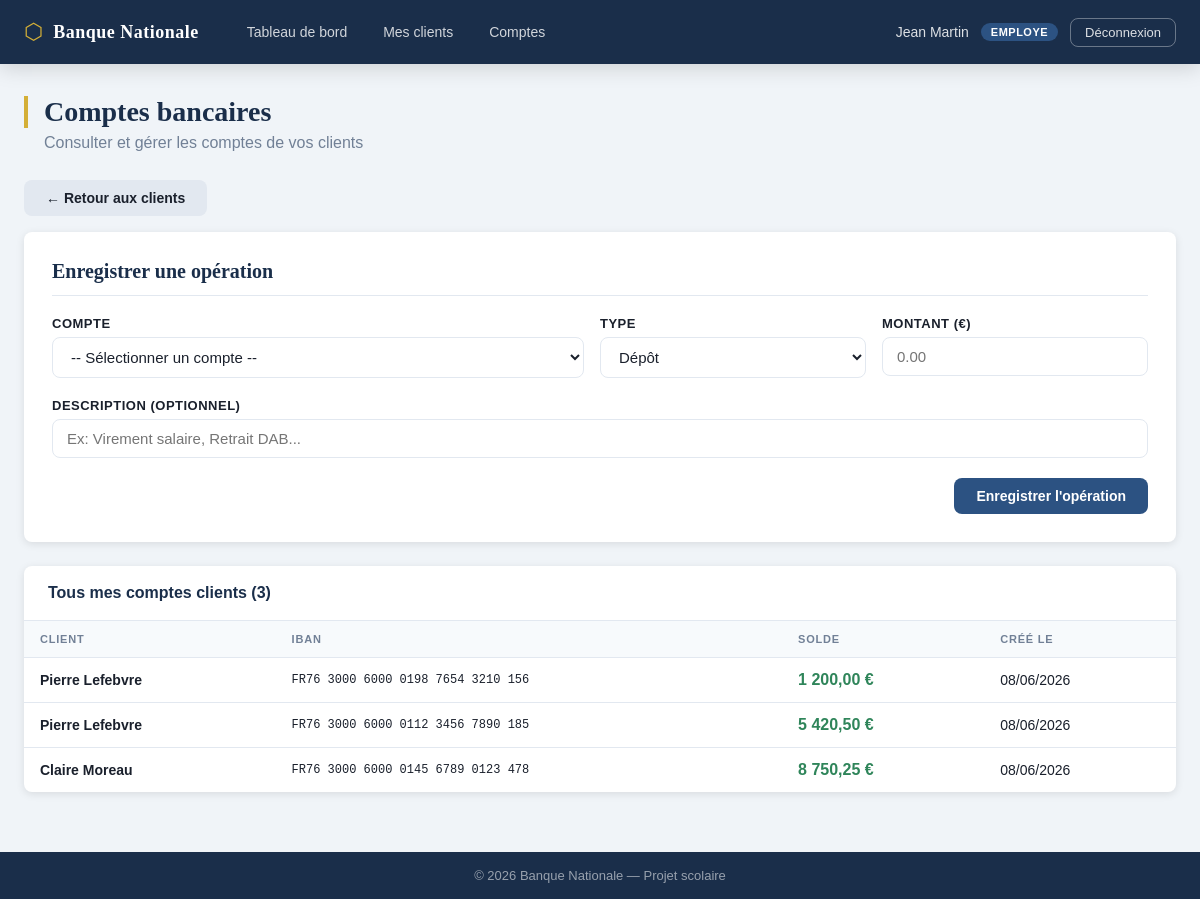
Screenshot of /employe/comptes.php (signed in) with the database file from the repository.
### tables this page shows
CREATE TABLE comptes (
    id          INT AUTO_INCREMENT PRIMARY KEY,
    client_id   INT NOT NULL,
    iban        VARCHAR(34) NOT NULL UNIQUE,
    solde       DECIMAL(15,2) NOT NULL DEFAULT 0.00,
    created_at  DATETIME DEFAULT CURRENT_TIMESTAMP,
    FOREIGN KEY (client_id) REFERENCES clients(id) ON DELETE CASCADE
);

CREATE TABLE utilisateurs (
    id          INT AUTO_INCREMENT PRIMARY KEY,
    nom         VARCHAR(100) NOT NULL,
    prenom      VARCHAR(100) NOT NULL,
    email       VARCHAR(150) NOT NULL UNIQUE,
    mot_de_passe VARCHAR(255) NOT NULL,    
    role        ENUM('admin', 'employe', 'client') NOT NULL DEFAULT 'client',
    created_at  DATETIME DEFAULT CURRENT_TIMESTAMP
);

### employe/comptes.php (the view, shortened to what this page needs)
<?php
require_once '../config/database.php';
$req_employe = $pdo->prepare("SELECT id FROM employes WHERE utilisateur_id = ?");
$req_employe->execute([$_SESSION['utilisateur_id']]);
$employe = $req_employe->fetch();
$employe_id = $employe['id'];
$client_id_filtre = isset($_GET['client_id']) ? (int) $_GET['client_id'] : null;
if ($client_id_filtre) {
    $req_check_client = $pdo->prepare("SELECT id FROM clients WHERE id = ? AND employe_id = ?");
    $req_check_client->execute([$client_id_filtre, $employe_id]);
    if (!$req_check_client->fetch()) {
        header('Location: /banque/employe/clients.php');
        exit();
    }
    $req_comptes = $pdo->prepare("
        SELECT
            co.id AS compte_id,
            co.iban,
            co.solde,
            co.created_at,
            u.nom,
            u.prenom,
            cl.id AS client_id
        FROM comptes co
        JOIN clients cl ON co.client_id = cl.id
        JOIN utilisateurs u ON cl.utilisateur_id = u.id
        WHERE cl.employe_id = ? AND cl.id = ?
        ORDER BY u.nom
    ");
    $req_comptes->execute([$employe_id, $client_id_filtre]);
} else {
    $req_comptes = $pdo->prepare("
        SELECT
            co.id AS compte_id,
            co.iban,
            co.solde,
            co.created_at,
            u.nom,
            u.prenom,
            cl.id AS client_id
        FROM comptes co
        JOIN clients cl ON co.client_id = cl.id
        JOIN utilisateurs u ON cl.utilisateur_id = u.id
        WHERE cl.employe_id = ?
        ORDER BY u.nom
    ");
    $req_comptes->execute([$employe_id]);
}
$liste_comptes = $req_comptes->fetchAll();
include '../includes/header.php';
?>
<div class="page-titre">
    <h1>Comptes bancaires</h1>
    <p>Consulter et gérer les comptes de vos clients</p>
</div>
<a href="/banque/employe/clients.php" class="btn btn-neutre marge-bas" style="display: inline-block;">
    ← Retour aux clients
</a>
<div class="carte">
    <h2>Enregistrer une opération</h2>
    <form method="POST" action="/banque/employe/comptes.php<?php echo $client_id_filtre ? '?client_id='.$client_id_filtre : ''; ?>">
        <div style="display: grid; grid-template-columns: 2fr 1fr 1fr; gap: 16px;">
            <div class="form-group">
                <label>Compte</label>
                <select name="compte_id" required>
                    <option value="">-- Sélectionner un compte --</option>
                </select>
            </div>
            <div class="form-group">
                <label>Type</label>
                <select name="type_operation" required>
                    <option value="depot">Dépôt</option>
                </select>
            </div>
            <div class="form-group">
                <label>Montant (€)</label>
                <input type="number" name="montant" min="0.01" step="0.01" placeholder="0.00" required>
            </div>
        </div>
        <div class="form-group">
            <label>Description (optionnel)</label>
            <input type="text" name="description" placeholder="Ex: Virement salaire, Retrait DAB...">
        </div>
        <div class="flex-droite">
            <button type="submit" class="btn btn-principal">Enregistrer l'opération</button>
        </div>
    </form>
</div>
<div class="tableau-conteneur">
    <div class="tableau-entete">
        <h2>
            <?php if ($client_id_filtre): ?>
                Comptes du client sélectionné
            <?php else: ?>
                Tous mes comptes clients (<?php echo count($liste_comptes); ?>)
            <?php endif; ?>
        </h2>
    </div>
    <?php if (count($liste_comptes) === 0): ?>
        <div style="padding: 32px; text-align: center; color: #718096;">
            Aucun compte trouvé.
        </div>
    <?php else: ?>
    <table>
        <thead>
            <tr>
                <th>Client</th>
                <th>IBAN</th>
                <th>Solde</th>
                <th>Créé le</th>
            </tr>
        </thead>
        <tbody>
            <?php foreach ($liste_comptes as $compte): ?>
            <tr>
                <td><strong><?php echo htmlspecialchars($compte['prenom'] . ' ' . $compte['nom']); ?></strong></td>
                <td style="font-family: monospace; font-size: 12px;"><?php echo htmlspecialchars($compte['iban']); ?></td>
                <td>
                    <span class="<?php echo $compte['solde'] >= 0 ? 'solde-positif' : 'solde-negatif'; ?>" style="font-weight: bold; font-size: 16px;">
                        <?php echo number_format($compte['solde'], 2, ',', ' '); ?> €
                    </span>
                </td>
                <td><?php echo date('d/m/Y', strtotime($compte['created_at'])); ?></td>
            </tr>
            <?php endforeach; ?>
        </tbody>
    </table>
    <?php endif; ?>
</div>
<?php include '../includes/footer.php'; ?>

### css/style.css (style rules this page uses)
:root { --couleur-principale: #1a2e4a; --couleur-secondaire: #2c5282; --couleur-accent: #d4af37; --couleur-fond: #f0f4f8; --couleur-blanc: #ffffff; --couleur-texte: #1a202c; --couleur-texte-clair: #718096; --couleur-succes: #2f855a; --couleur-danger: #c53030; --couleur-avertissement:#b7791f; --couleur-info: #2b6cb0; --couleur-bordure: #e2e8f0; --ombre: 0 2px 8px rgba(0,0,0,0.10); --ombre-forte: 0 4px 20px rgba(0,0,0,0.15); --rayon: 8px; --font-principale: 'Georgia', 'Times New Roman', serif; --font-interface: 'Trebuchet MS', 'Gill Sans', sans-serif; }
*, *::before, *::after { box-sizing: border-box; margin: 0; padding: 0; }
html { font-size: 16px; }
body { font-family: var(--font-interface); background-color: var(--couleur-fond); color: var(--couleur-texte); min-height: 100vh; display: flex; flex-direction: column; }
.form-group { margin-bottom: 20px; }
.form-group label { display: block; font-size: 13px; font-weight: bold; color: var(--couleur-texte); margin-bottom: 6px; text-transform: uppercase; letter-spacing: 0.5px; }
.form-group input, .form-group select, .form-group textarea { width: 100%; padding: 10px 14px; border: 1px solid var(--couleur-bordure); border-radius: var(--rayon); font-size: 15px; font-family: var(--font-interface); color: var(--couleur-texte); background-color: var(--couleur-blanc); transition: border-color 0.2s, box-shadow 0.2s; }
.btn { display: inline-block; padding: 10px 22px; border-radius: var(--rayon); font-size: 14px; font-family: var(--font-interface); font-weight: bold; text-decoration: none; cursor: pointer; border: none; transition: opacity 0.2s, transform 0.1s; }
.btn-principal { background-color: var(--couleur-secondaire); color: white; }
.btn-neutre { background-color: var(--couleur-bordure); color: var(--couleur-texte); }
.page-titre { margin-bottom: 28px; }
.page-titre h1 { font-family: var(--font-principale); font-size: 28px; color: var(--couleur-principale); border-left: 4px solid var(--couleur-accent); padding-left: 16px; }
.page-titre p { color: var(--couleur-texte-clair); margin-top: 6px; padding-left: 20px; }
.tableau-conteneur { background: var(--couleur-blanc); border-radius: var(--rayon); box-shadow: var(--ombre); overflow: hidden; margin-bottom: 28px; }
.tableau-entete { display: flex; align-items: center; justify-content: space-between; padding: 18px 24px; border-bottom: 1px solid var(--couleur-bordure); }
.tableau-entete h2 { font-size: 16px; font-weight: bold; color: var(--couleur-principale); }
table { width: 100%; border-collapse: collapse; font-size: 14px; }
thead th { background-color: #f7fafc; padding: 12px 16px; text-align: left; font-size: 11px; font-weight: bold; text-transform: uppercase; letter-spacing: 0.8px; color: var(--couleur-texte-clair); border-bottom: 1px solid var(--couleur-bordure); }
tbody td { padding: 13px 16px; border-bottom: 1px solid var(--couleur-bordure); color: var(--couleur-texte); }
tbody tr:last-child td { border-bottom: none; }
.carte { background: var(--couleur-blanc); border-radius: var(--rayon); box-shadow: var(--ombre); padding: 28px; margin-bottom: 24px; }
.carte h2 { font-family: var(--font-principale); font-size: 20px; color: var(--couleur-principale); margin-bottom: 20px; padding-bottom: 12px; border-bottom: 1px solid var(--couleur-bordure); }
.solde-positif { color: var(--couleur-succes); }
.marge-bas { margin-bottom: 16px; }
.flex-droite { display: flex; justify-content: flex-end; gap: 8px; }

### rows the page displays
comptes: utilisateurs.prenom+nom "Pierre Lefebvre", iban "FR76 3000 6000 0198 7654 3210 156", solde "1 200,00", created_at "08/06/2026"
comptes: utilisateurs.prenom+nom "Pierre Lefebvre", iban "FR76 3000 6000 0112 3456 7890 185", solde "5 420,50", created_at "08/06/2026"
comptes: utilisateurs.prenom+nom "Claire Moreau", iban "FR76 3000 6000 0145 6789 0123 478", solde "8 750,25", created_at "08/06/2026"

### other values shown
$_SESSION['prenom'] . ' ' . $_SESSION['nom'] "Jean Martin"
$_SESSION['role'] "EMPLOYE"
count($liste_comptes) "3"
